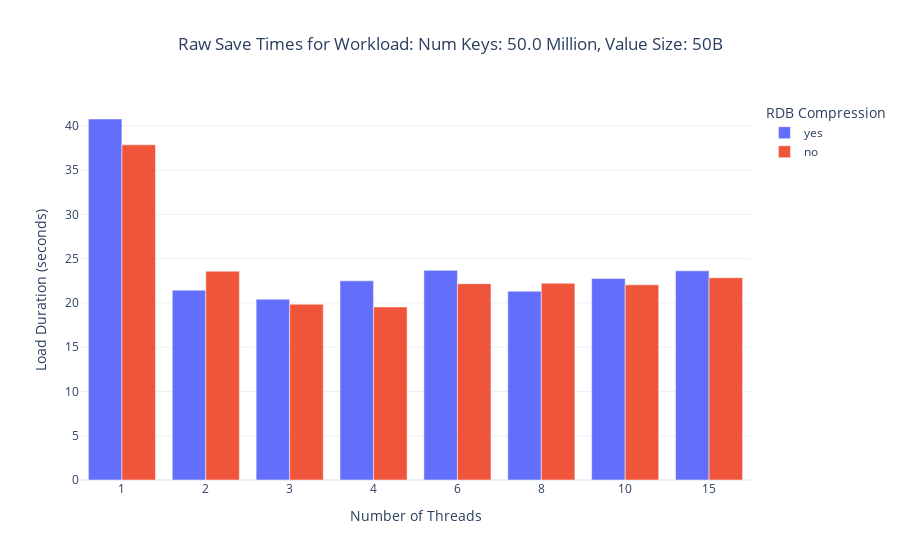
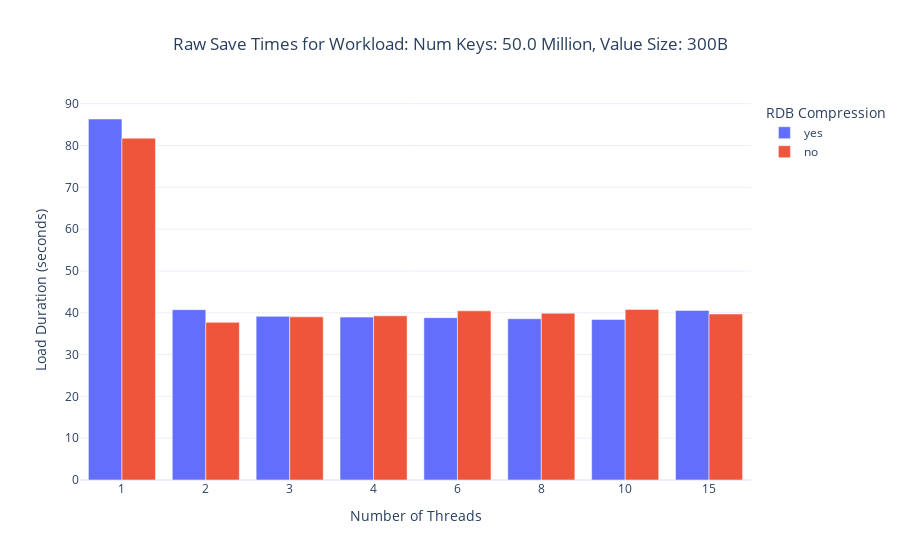
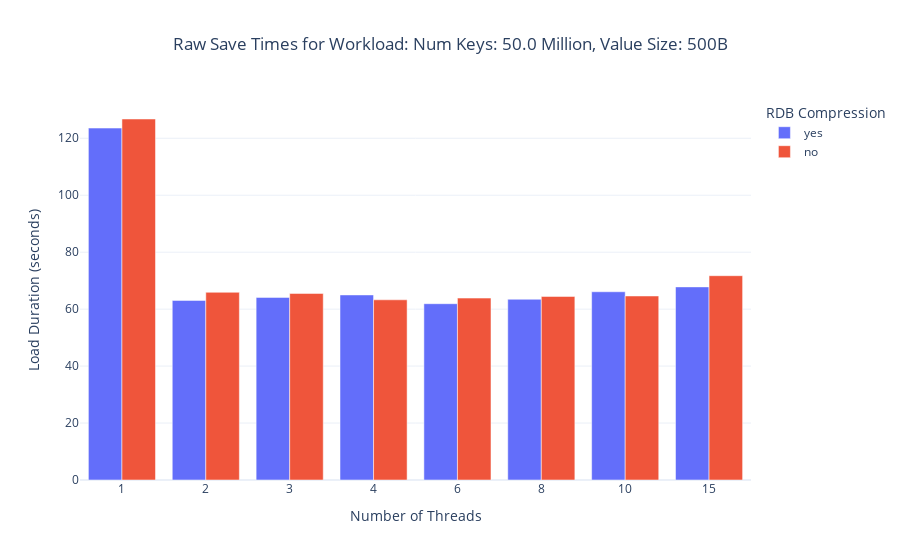
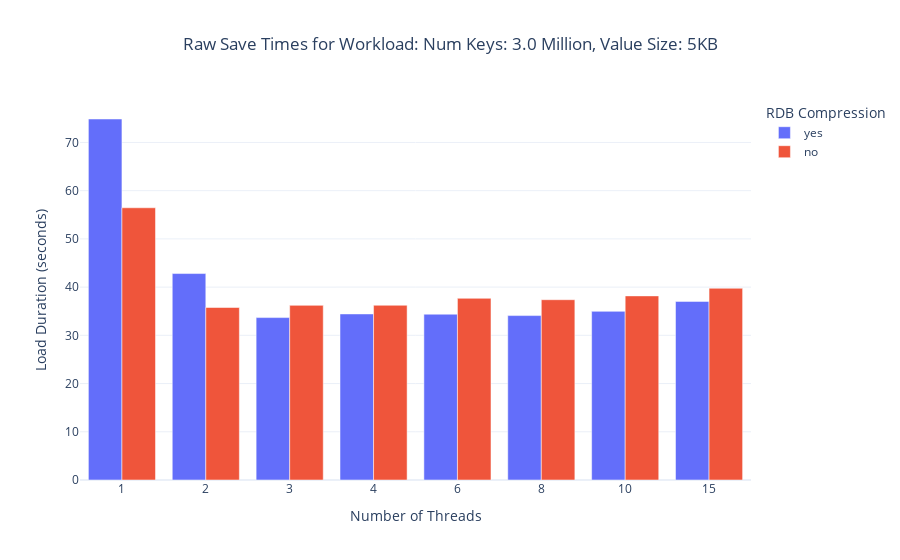

Write notebook code for charts like these, in order.
### Markdown cell above
## Plotting the Raw Save Time for each workload for each thread configuration

### Code cell
combined_dfs = []
for i in range(len(dfs_compression_on)):
    combined_df = pd.concat([dfs_compression_on[i], dfs_compression_off[i]], ignore_index=True)
    combined_dfs.append(combined_df)

for df in combined_dfs:
    if not df.empty:
        num_keys = f"{round(df['keys'].iloc[0], 1)}"
        value_size = format_size(df['value_size'].iloc[0])
        workload_name = f"Num Keys: {num_keys} Million, Value Size: {format_size(df['value_size'].iloc[0])}"
        
        plot_raw_times_bar_chart(df, workload_name)

### Figure 1 — Plotly figure (JSON) as saved in the notebook; plotly's stock layout.template omitted (floating-point values rounded to 4 significant figures)
{"data": [{"alignmentgroup": "True", "hovertemplate": "Compression=yes<br>Number of Threads=%{x}<br>Load Duration (Minutes)=%{y}<extra></extra>", "legendgroup": "yes", "marker": {"color": "#636efa", "pattern": {"shape": ""}}, "name": "yes", "offsetgroup": "yes", "orientation": "v", "showlegend": true, "textposition": "auto", "type": "bar", "x": ["1", "2", "3", "4", "6", "8", "10", "15"], "xaxis": "x", "y": [40.77, 21.44, 20.42, 22.49, 23.68, 21.33, 22.76, 23.62], "yaxis": "y"}, {"alignmentgroup": "True", "hovertemplate": "Compression=no<br>Number of Threads=%{x}<br>Load Duration (Minutes)=%{y}<extra></extra>", "legendgroup": "no", "marker": {"color": "#EF553B", "pattern": {"shape": ""}}, "name": "no", "offsetgroup": "no", "orientation": "v", "showlegend": true, "textposition": "auto", "type": "bar", "x": ["1", "2", "3", "4", "6", "8", "10", "15"], "xaxis": "x", "y": [37.86, 23.58, 19.85, 19.54, 22.17, 22.22, 22.04, 22.85], "yaxis": "y"}], "layout": {"barmode": "group", "legend": {"title": {"text": "RDB Compression"}, "tracegroupgap": 0}, "title": {"text": "Raw Save Times for Workload: Num Keys: 50.0 Million, Value Size: 50B", "x": 0.5}, "xaxis": {"anchor": "y", "domain": [0, 1], "title": {"text": "Number of Threads"}}, "yaxis": {"anchor": "x", "domain": [0, 1], "title": {"text": "Load Duration (seconds)"}}}}

### Figure 2 — Plotly figure (JSON) as saved in the notebook; plotly's stock layout.template omitted (floating-point values rounded to 4 significant figures)
{"data": [{"alignmentgroup": "True", "hovertemplate": "Compression=yes<br>Number of Threads=%{x}<br>Load Duration (Minutes)=%{y}<extra></extra>", "legendgroup": "yes", "marker": {"color": "#636efa", "pattern": {"shape": ""}}, "name": "yes", "offsetgroup": "yes", "orientation": "v", "showlegend": true, "textposition": "auto", "type": "bar", "x": ["1", "2", "3", "4", "6", "8", "10", "15"], "xaxis": "x", "y": [86.34, 40.75, 39.14, 38.96, 38.83, 38.57, 38.4, 40.57], "yaxis": "y"}, {"alignmentgroup": "True", "hovertemplate": "Compression=no<br>Number of Threads=%{x}<br>Load Duration (Minutes)=%{y}<extra></extra>", "legendgroup": "no", "marker": {"color": "#EF553B", "pattern": {"shape": ""}}, "name": "no", "offsetgroup": "no", "orientation": "v", "showlegend": true, "textposition": "auto", "type": "bar", "x": ["1", "2", "3", "4", "6", "8", "10", "15"], "xaxis": "x", "y": [81.75, 37.71, 39.02, 39.26, 40.46, 39.89, 40.8, 39.7], "yaxis": "y"}], "layout": {"barmode": "group", "legend": {"title": {"text": "RDB Compression"}, "tracegroupgap": 0}, "title": {"text": "Raw Save Times for Workload: Num Keys: 50.0 Million, Value Size: 300B", "x": 0.5}, "xaxis": {"anchor": "y", "domain": [0, 1], "title": {"text": "Number of Threads"}}, "yaxis": {"anchor": "x", "domain": [0, 1], "title": {"text": "Load Duration (seconds)"}}}}

### Figure 3 — Plotly figure (JSON) as saved in the notebook; plotly's stock layout.template omitted (floating-point values rounded to 4 significant figures)
{"data": [{"alignmentgroup": "True", "hovertemplate": "Compression=yes<br>Number of Threads=%{x}<br>Load Duration (Minutes)=%{y}<extra></extra>", "legendgroup": "yes", "marker": {"color": "#636efa", "pattern": {"shape": ""}}, "name": "yes", "offsetgroup": "yes", "orientation": "v", "showlegend": true, "textposition": "auto", "type": "bar", "x": ["1", "2", "3", "4", "6", "8", "10", "15"], "xaxis": "x", "y": [123.6, 63.07, 64.13, 64.99, 61.91, 63.47, 66.11, 67.82], "yaxis": "y"}, {"alignmentgroup": "True", "hovertemplate": "Compression=no<br>Number of Threads=%{x}<br>Load Duration (Minutes)=%{y}<extra></extra>", "legendgroup": "no", "marker": {"color": "#EF553B", "pattern": {"shape": ""}}, "name": "no", "offsetgroup": "no", "orientation": "v", "showlegend": true, "textposition": "auto", "type": "bar", "x": ["1", "2", "3", "4", "6", "8", "10", "15"], "xaxis": "x", "y": [126.8, 65.91, 65.51, 63.28, 63.88, 64.46, 64.62, 71.74], "yaxis": "y"}], "layout": {"barmode": "group", "legend": {"title": {"text": "RDB Compression"}, "tracegroupgap": 0}, "title": {"text": "Raw Save Times for Workload: Num Keys: 50.0 Million, Value Size: 500B", "x": 0.5}, "xaxis": {"anchor": "y", "domain": [0, 1], "title": {"text": "Number of Threads"}}, "yaxis": {"anchor": "x", "domain": [0, 1], "title": {"text": "Load Duration (seconds)"}}}}

### Figure 4 — Plotly figure (JSON) as saved in the notebook; plotly's stock layout.template omitted (floating-point values rounded to 4 significant figures)
{"data": [{"alignmentgroup": "True", "hovertemplate": "Compression=yes<br>Number of Threads=%{x}<br>Load Duration (Minutes)=%{y}<extra></extra>", "legendgroup": "yes", "marker": {"color": "#636efa", "pattern": {"shape": ""}}, "name": "yes", "offsetgroup": "yes", "orientation": "v", "showlegend": true, "textposition": "auto", "type": "bar", "x": ["1", "2", "3", "4", "6", "8", "10", "15"], "xaxis": "x", "y": [74.86, 42.81, 33.68, 34.44, 34.38, 34.09, 34.97, 37.04], "yaxis": "y"}, {"alignmentgroup": "True", "hovertemplate": "Compression=no<br>Number of Threads=%{x}<br>Load Duration (Minutes)=%{y}<extra></extra>", "legendgroup": "no", "marker": {"color": "#EF553B", "pattern": {"shape": ""}}, "name": "no", "offsetgroup": "no", "orientation": "v", "showlegend": true, "textposition": "auto", "type": "bar", "x": ["1", "2", "3", "4", "6", "8", "10", "15"], "xaxis": "x", "y": [56.45, 35.77, 36.22, 36.23, 37.67, 37.39, 38.18, 39.76], "yaxis": "y"}], "layout": {"barmode": "group", "legend": {"title": {"text": "RDB Compression"}, "tracegroupgap": 0}, "title": {"text": "Raw Save Times for Workload: Num Keys: 3.0 Million, Value Size: 5KB", "x": 0.5}, "xaxis": {"anchor": "y", "domain": [0, 1], "title": {"text": "Number of Threads"}}, "yaxis": {"anchor": "x", "domain": [0, 1], "title": {"text": "Load Duration (seconds)"}}}}
